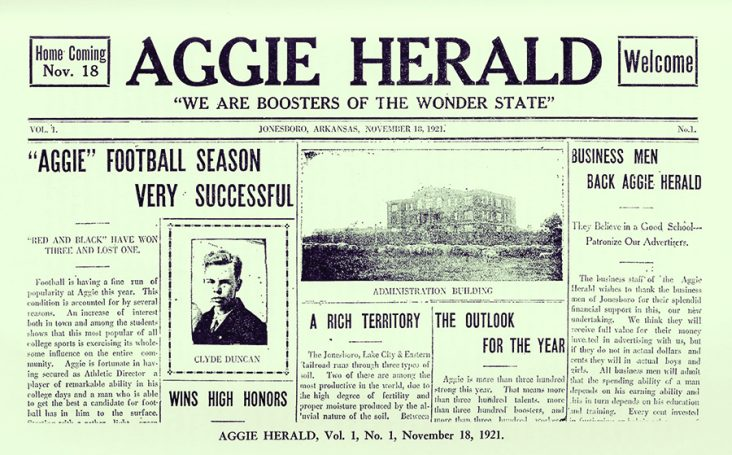
#> input picture Session 13/newspaper.jpeg, 732 x 455 px
$ jupyter execute --allow-errors Session_13A_OCR_and_Text_Detection.ipynb   (shell and % lines are left out)
#> lines starting #> are read from the running program, lines starting #| are printed output that depends on the picture
# Session 13A — OCR & Text Detection
**Phase 3 | Week 9 | Computer Vision & AI Course**

---

## What We'll Cover

| Topic | Description |
|---|---|
| What is OCR? | Text detection vs recognition |
| EasyOCR | Simple, multilingual, great starting point |
| PaddleOCR | Production-grade pipeline from Baidu |
| TrOCR | Transformer-based OCR (HuggingFace) |
| When to use what | Choosing the right tool for your use-case |
| Real-world pipeline | Structured data extraction from an image |

**Estimated time:** ~45 minutes

> 💡 **Goal:** By the end of this notebook you will understand the difference between text *detection* and text *recognition*, know three modern OCR tools, and be able to extract text from real-world images.

---
## 1. Background — What is OCR?

**OCR** (Optical Character Recognition) converts images containing text into machine-readable strings.

It's a two-stage problem:

```
Image  →  [ TEXT DETECTION ]  →  Text Region Crops  →  [ TEXT RECOGNITION ]  →  String
```

### Stage 1: Text Detection
Find *where* text is in the image.
- Output: bounding boxes around words/lines
- Examples: EAST, DBNet, CRAFT

### Stage 2: Text Recognition
Read *what* the text says inside each bounding box.
- Output: a string of characters
- Examples: CRNN, TrOCR, Attention-based seq2seq

### Modern end-to-end systems
Modern OCR libraries (EasyOCR, PaddleOCR) bundle both stages together so you just pass in an image and get back text + bounding boxes.

---

### Real-world use cases
- 📄 **Document digitisation** — scanning PDFs, forms, invoices
- 🚗 **License plate reading** — traffic cameras, parking
- 🏷️ **Retail** — reading product labels, barcodes, shelf prices
- 📦 **Logistics** — reading tracking numbers, addresses
- 🌍 **Translation** — reading text in photos for live translation apps
- 📸 **Accessibility** — reading text for visually impaired users

---
## 2. Setup & Installations

[cell 1]
# Install all required libraries
# Note: These can take a few minutes on first run


# TrOCR uses HuggingFace Transformers

[cell 2]
import cv2
import numpy as np
import matplotlib.pyplot as plt
import matplotlib.patches as patches
from PIL import Image
import urllib.request
import os

# Helper: display an image in the notebook
def show_image(img, title='', figsize=(10, 6)):
    if isinstance(img, np.ndarray):
        # If it's a BGR OpenCV image, convert to RGB
        if len(img.shape) == 3 and img.shape[2] == 3:
            img = cv2.cvtColor(img, cv2.COLOR_BGR2RGB)
    plt.figure(figsize=figsize)
    plt.imshow(img, cmap='gray' if len(np.array(img).shape) == 2 else None)
    plt.title(title, fontsize=13)
    plt.axis('off')
    plt.tight_layout()
    plt.show()

print("✅ Imports successful!")

---
## 3. Create Test Images

We'll create a few test images programmatically (so we always have clean examples to work with), then also download a real-world image.

[cell 3]
# ── Create a simple synthetic text image ─────────────────────────────────────

def create_text_image(lines, filename, img_size=(600, 200), bg=(255,255,255), fg=(0,0,0)):
    """
    Create a simple image with text lines using PIL.
    Returns the image as a numpy array.
    """
#> called with filename = 'test_text.png', img_size = (600, 200), bg = (255, 255, 255), fg = (0, 0, 0)
    from PIL import Image, ImageDraw, ImageFont

    img = Image.new('RGB', img_size, color=bg)
#> img: PIL image 600x200 RGB; every value is 255
    draw = ImageDraw.Draw(img)

    y_start = 20
    for line in lines:
        draw.text((20, y_start), line, fill=fg)
        y_start += 40
#> after the loop, y_start = 180

    img.save(filename)
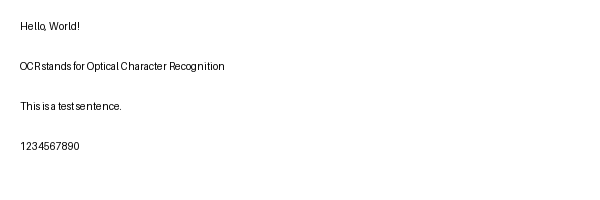
#> saved as test_text.png: PIL image 600x200 RGB; min 3, max 255, mean 252.9
    return np.array(img)


# Test image 1: simple text
img1 = create_text_image(
    lines=["Hello, World!",
           "OCR stands for Optical Character Recognition",
           "This is a test sentence.",
           "1234567890"],
    filename="test_text.png"
)

# Test image 2: invoice-like data
img2 = create_text_image(
    lines=["INVOICE #INV-2024-001",
           "Date: 21 May 2024",
           "Item: Python Course Subscription",
           "Amount: $499.00",
           "Status: PAID"],
    filename="test_invoice.png",
    img_size=(600, 250)
)
#> call 2 of create_text_image, with filename = 'test_invoice.png', img_size = (600, 250), bg = (255, 255, 255), fg = (0, 0, 0)
#> in create_text_image (call 2), `img = Image.new('RGB', img_size, color=bg)`: img: PIL image 600x250 RGB; every value is 255
#> after the loop in create_text_image (call 2), `for line in lines:`: y_start = 220
#> in create_text_image (call 2), `img.save(filename)`:
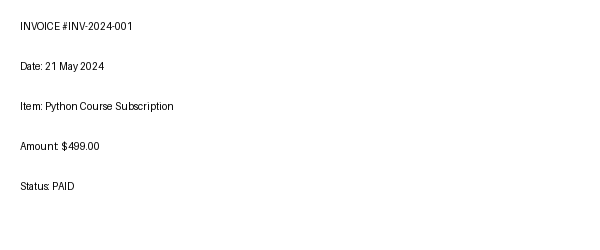
#> saved as test_invoice.png: PIL image 600x250 RGB; min 1, max 255, mean 253.1

show_image(img1, title="Test Image 1: Simple Text")
show_image(img2, title="Test Image 2: Invoice-like Data")

[cell 4]
# ── Download a real-world image with text ─────────────────────────────────────
# We'll use a sign / road image that has visible text

real_image_url = "https://talkbusiness.net/wp-content/uploads/2021/11/AggieHerald1921-732x455.jpeg"

# NOTE: Replace with a URL to an image that clearly shows text, e.g.:
# - A street sign
# - A newspaper page
# - A product label
# For demonstration we use the PIL-created images above.

# Alternatively: place your own image file next to this notebook
# and set: real_image_path = "my_image.jpg"

print("ℹ️  Using PIL-generated test images for all examples.")
print("   To use your own image, set the 'image_path' variable in each section below.")

---
## 4. EasyOCR

**EasyOCR** is the most beginner-friendly OCR library. It:
- Supports **80+ languages** out of the box
- Works well on natural scene images (not just clean documents)
- Returns text, bounding boxes, and confidence scores
- Based on CRAFT (text detection) + ResNet+LSTM (recognition)

### How it works internally:
```
Image
  ↓
CRAFT text detector → finds text regions
  ↓
CRNN (CNN + BiLSTM + CTC) → reads text in each region
  ↓
Output: [(bounding_box, text, confidence), ...]
```

[cell 5]
# ── EasyOCR: Basic Usage ──────────────────────────────────────────────────────

import easyocr

# Step 1: Create a Reader object
# - ['en'] means English only; add more languages like ['en', 'fr', 'ar']
# - gpu=False forces CPU (set to True if you have a GPU)
# - First time: downloads model weights (~200 MB)
#> (the rest of this cell did not finish here and is left out)

#> (a cell that did not finish here is left out)

[cell 7]
# ── EasyOCR: Visualise Bounding Boxes ────────────────────────────────────────

# [26 lines left out: function draw_easyocr_results, not called in this run]


# Visualise
#> (the rest of this cell did not finish here and is left out)

#> (a cell that did not finish here is left out)

#> (a cell that did not finish here is left out)

---
## 5. PaddleOCR

**PaddleOCR** is Baidu's production-grade OCR framework. It's more accurate than EasyOCR on complex documents and offers a modular pipeline.

### Pipeline stages:
```
Image
  ↓
DBNet  → text detection (finds text region polygons)
  ↓
SVTR/PP-OCRv4 → recognition (reads text in each box)
  ↓
Optional: text direction correction, table parsing, layout analysis
```

### Key advantages over EasyOCR:
- **Better accuracy** on dense text and complex layouts
- **Table extraction** support
- **Layout analysis** (headings, paragraphs, tables)
- Supports **angle correction** (rotated text)
- Lightweight models available for edge deployment

[cell 10]
# ── PaddleOCR: Basic Usage ────────────────────────────────────────────────────

from paddleocr import PaddleOCR

# engine="transformers" uses HuggingFace Transformers as the backend instead of
# PaddlePaddle's static inference engine, which has a known Windows/oneDNN bug
# (ConvertPirAttribute2RuntimeAttribute not supported).
#> (the rest of this cell did not finish here and is left out)

#> (a cell that did not finish here is left out)

[cell 12]
# ── PaddleOCR: Visualise Results ─────────────────────────────────────────────

img_draw = cv2.imread('newspaper.jpeg')
#> img_draw is the input picture: shape (455, 732, 3); mean B, G, R 197.3, 220, 207.7

#> (the rest of this cell did not finish here and is left out)
